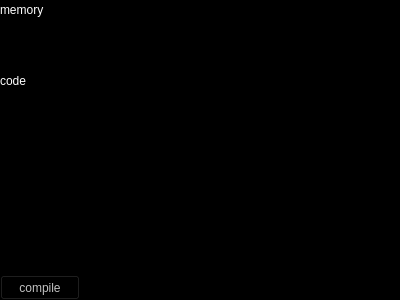
<?xml version="1.0" encoding="UTF-8"?>
<ui version="4.0">
 <class>CellComputerEditWidget</class>
 <widget class="QWidget" name="cellComputerEditWidget">
  <property name="geometry">
   <rect>
    <x>0</x>
    <y>0</y>
    <width>400</width>
    <height>300</height>
   </rect>
  </property>
  <property name="palette">
   <palette>
    <active>
     <colorrole role="Base">
      <brush brushstyle="SolidPattern">
       <color alpha="255">
        <red>255</red>
        <green>255</green>
        <blue>255</blue>
       </color>
      </brush>
     </colorrole>
     <colorrole role="Window">
      <brush brushstyle="SolidPattern">
       <color alpha="255">
        <red>0</red>
        <green>0</green>
        <blue>0</blue>
       </color>
      </brush>
     </colorrole>
    </active>
    <inactive>
     <colorrole role="Base">
      <brush brushstyle="SolidPattern">
       <color alpha="255">
        <red>255</red>
        <green>255</green>
        <blue>255</blue>
       </color>
      </brush>
     </colorrole>
     <colorrole role="Window">
      <brush brushstyle="SolidPattern">
       <color alpha="255">
        <red>0</red>
        <green>0</green>
        <blue>0</blue>
       </color>
      </brush>
     </colorrole>
    </inactive>
    <disabled>
     <colorrole role="Base">
      <brush brushstyle="SolidPattern">
       <color alpha="255">
        <red>0</red>
        <green>0</green>
        <blue>0</blue>
       </color>
      </brush>
     </colorrole>
     <colorrole role="Window">
      <brush brushstyle="SolidPattern">
       <color alpha="255">
        <red>0</red>
        <green>0</green>
        <blue>0</blue>
       </color>
      </brush>
     </colorrole>
    </disabled>
   </palette>
  </property>
  <property name="windowTitle">
   <string>Form</string>
  </property>
  <layout class="QGridLayout" name="gridLayout">
   <property name="leftMargin">
    <number>0</number>
   </property>
   <property name="topMargin">
    <number>0</number>
   </property>
   <property name="rightMargin">
    <number>0</number>
   </property>
   <property name="bottomMargin">
    <number>0</number>
   </property>
   <property name="spacing">
    <number>0</number>
   </property>
   <item row="0" column="0" colspan="3">
    <widget class="QLabel" name="memoryLabel">
     <property name="enabled">
      <bool>true</bool>
     </property>
     <property name="minimumSize">
      <size>
       <width>0</width>
       <height>20</height>
      </size>
     </property>
     <property name="maximumSize">
      <size>
       <width>16777215</width>
       <height>20</height>
      </size>
     </property>
     <property name="palette">
      <palette>
       <active>
        <colorrole role="WindowText">
         <brush brushstyle="SolidPattern">
          <color alpha="255">
           <red>255</red>
           <green>255</green>
           <blue>255</blue>
          </color>
         </brush>
        </colorrole>
        <colorrole role="Base">
         <brush brushstyle="SolidPattern">
          <color alpha="255">
           <red>255</red>
           <green>255</green>
           <blue>255</blue>
          </color>
         </brush>
        </colorrole>
        <colorrole role="Window">
         <brush brushstyle="SolidPattern">
          <color alpha="255">
           <red>0</red>
           <green>0</green>
           <blue>0</blue>
          </color>
         </brush>
        </colorrole>
       </active>
       <inactive>
        <colorrole role="WindowText">
         <brush brushstyle="SolidPattern">
          <color alpha="255">
           <red>255</red>
           <green>255</green>
           <blue>255</blue>
          </color>
         </brush>
        </colorrole>
        <colorrole role="Base">
         <brush brushstyle="SolidPattern">
          <color alpha="255">
           <red>255</red>
           <green>255</green>
           <blue>255</blue>
          </color>
         </brush>
        </colorrole>
        <colorrole role="Window">
         <brush brushstyle="SolidPattern">
          <color alpha="255">
           <red>0</red>
           <green>0</green>
           <blue>0</blue>
          </color>
         </brush>
        </colorrole>
       </inactive>
       <disabled>
        <colorrole role="WindowText">
         <brush brushstyle="SolidPattern">
          <color alpha="255">
           <red>103</red>
           <green>102</green>
           <blue>100</blue>
          </color>
         </brush>
        </colorrole>
        <colorrole role="Base">
         <brush brushstyle="SolidPattern">
          <color alpha="255">
           <red>0</red>
           <green>0</green>
           <blue>0</blue>
          </color>
         </brush>
        </colorrole>
        <colorrole role="Window">
         <brush brushstyle="SolidPattern">
          <color alpha="255">
           <red>152</red>
           <green>152</green>
           <blue>152</blue>
          </color>
         </brush>
        </colorrole>
       </disabled>
      </palette>
     </property>
     <property name="autoFillBackground">
      <bool>true</bool>
     </property>
     <property name="frameShape">
      <enum>QFrame::NoFrame</enum>
     </property>
     <property name="frameShadow">
      <enum>QFrame::Plain</enum>
     </property>
     <property name="lineWidth">
      <number>4</number>
     </property>
     <property name="midLineWidth">
      <number>0</number>
     </property>
     <property name="text">
      <string>memory</string>
     </property>
     <property name="margin">
      <number>4</number>
     </property>
    </widget>
   </item>
   <item row="1" column="0" colspan="3">
    <widget class="HexEditWidget" name="memoryEditor">
     <property name="enabled">
      <bool>true</bool>
     </property>
     <property name="minimumSize">
      <size>
       <width>0</width>
       <height>51</height>
      </size>
     </property>
     <property name="maximumSize">
      <size>
       <width>16777215</width>
       <height>51</height>
      </size>
     </property>
     <property name="palette">
      <palette>
       <active>
        <colorrole role="WindowText">
         <brush brushstyle="SolidPattern">
          <color alpha="255">
           <red>20</red>
           <green>19</green>
           <blue>18</blue>
          </color>
         </brush>
        </colorrole>
        <colorrole role="Button">
         <brush brushstyle="SolidPattern">
          <color alpha="255">
           <red>97</red>
           <green>97</green>
           <blue>97</blue>
          </color>
         </brush>
        </colorrole>
        <colorrole role="Text">
         <brush brushstyle="SolidPattern">
          <color alpha="255">
           <red>255</red>
           <green>96</green>
           <blue>96</blue>
          </color>
         </brush>
        </colorrole>
        <colorrole role="Base">
         <brush brushstyle="SolidPattern">
          <color alpha="255">
           <red>0</red>
           <green>0</green>
           <blue>0</blue>
          </color>
         </brush>
        </colorrole>
        <colorrole role="Window">
         <brush brushstyle="SolidPattern">
          <color alpha="255">
           <red>152</red>
           <green>152</green>
           <blue>152</blue>
          </color>
         </brush>
        </colorrole>
       </active>
       <inactive>
        <colorrole role="WindowText">
         <brush brushstyle="SolidPattern">
          <color alpha="255">
           <red>20</red>
           <green>19</green>
           <blue>18</blue>
          </color>
         </brush>
        </colorrole>
        <colorrole role="Button">
         <brush brushstyle="SolidPattern">
          <color alpha="255">
           <red>97</red>
           <green>97</green>
           <blue>97</blue>
          </color>
         </brush>
        </colorrole>
        <colorrole role="Text">
         <brush brushstyle="SolidPattern">
          <color alpha="255">
           <red>255</red>
           <green>96</green>
           <blue>96</blue>
          </color>
         </brush>
        </colorrole>
        <colorrole role="Base">
         <brush brushstyle="SolidPattern">
          <color alpha="255">
           <red>0</red>
           <green>0</green>
           <blue>0</blue>
          </color>
         </brush>
        </colorrole>
        <colorrole role="Window">
         <brush brushstyle="SolidPattern">
          <color alpha="255">
           <red>152</red>
           <green>152</green>
           <blue>152</blue>
          </color>
         </brush>
        </colorrole>
       </inactive>
       <disabled>
        <colorrole role="WindowText">
         <brush brushstyle="SolidPattern">
          <color alpha="255">
           <red>103</red>
           <green>102</green>
           <blue>100</blue>
          </color>
         </brush>
        </colorrole>
        <colorrole role="Button">
         <brush brushstyle="SolidPattern">
          <color alpha="255">
           <red>97</red>
           <green>97</green>
           <blue>97</blue>
          </color>
         </brush>
        </colorrole>
        <colorrole role="Text">
         <brush brushstyle="SolidPattern">
          <color alpha="255">
           <red>120</red>
           <green>120</green>
           <blue>120</blue>
          </color>
         </brush>
        </colorrole>
        <colorrole role="Base">
         <brush brushstyle="SolidPattern">
          <color alpha="255">
           <red>152</red>
           <green>152</green>
           <blue>152</blue>
          </color>
         </brush>
        </colorrole>
        <colorrole role="Window">
         <brush brushstyle="SolidPattern">
          <color alpha="255">
           <red>152</red>
           <green>152</green>
           <blue>152</blue>
          </color>
         </brush>
        </colorrole>
       </disabled>
      </palette>
     </property>
     <property name="frameShape">
      <enum>QFrame::NoFrame</enum>
     </property>
     <property name="lineWidth">
      <number>0</number>
     </property>
     <property name="overwriteMode">
      <bool>true</bool>
     </property>
     <property name="cursorWidth">
      <number>6</number>
     </property>
    </widget>
   </item>
   <item row="2" column="0" colspan="3">
    <widget class="QLabel" name="codeLabel">
     <property name="enabled">
      <bool>true</bool>
     </property>
     <property name="minimumSize">
      <size>
       <width>0</width>
       <height>20</height>
      </size>
     </property>
     <property name="maximumSize">
      <size>
       <width>16777215</width>
       <height>20</height>
      </size>
     </property>
     <property name="palette">
      <palette>
       <active>
        <colorrole role="WindowText">
         <brush brushstyle="SolidPattern">
          <color alpha="255">
           <red>255</red>
           <green>255</green>
           <blue>255</blue>
          </color>
         </brush>
        </colorrole>
        <colorrole role="Base">
         <brush brushstyle="SolidPattern">
          <color alpha="255">
           <red>255</red>
           <green>255</green>
           <blue>255</blue>
          </color>
         </brush>
        </colorrole>
        <colorrole role="Window">
         <brush brushstyle="SolidPattern">
          <color alpha="255">
           <red>0</red>
           <green>0</green>
           <blue>0</blue>
          </color>
         </brush>
        </colorrole>
       </active>
       <inactive>
        <colorrole role="WindowText">
         <brush brushstyle="SolidPattern">
          <color alpha="255">
           <red>255</red>
           <green>255</green>
           <blue>255</blue>
          </color>
         </brush>
        </colorrole>
        <colorrole role="Base">
         <brush brushstyle="SolidPattern">
          <color alpha="255">
           <red>255</red>
           <green>255</green>
           <blue>255</blue>
          </color>
         </brush>
        </colorrole>
        <colorrole role="Window">
         <brush brushstyle="SolidPattern">
          <color alpha="255">
           <red>0</red>
           <green>0</green>
           <blue>0</blue>
          </color>
         </brush>
        </colorrole>
       </inactive>
       <disabled>
        <colorrole role="WindowText">
         <brush brushstyle="SolidPattern">
          <color alpha="255">
           <red>103</red>
           <green>102</green>
           <blue>100</blue>
          </color>
         </brush>
        </colorrole>
        <colorrole role="Base">
         <brush brushstyle="SolidPattern">
          <color alpha="255">
           <red>0</red>
           <green>0</green>
           <blue>0</blue>
          </color>
         </brush>
        </colorrole>
        <colorrole role="Window">
         <brush brushstyle="SolidPattern">
          <color alpha="255">
           <red>152</red>
           <green>152</green>
           <blue>152</blue>
          </color>
         </brush>
        </colorrole>
       </disabled>
      </palette>
     </property>
     <property name="autoFillBackground">
      <bool>true</bool>
     </property>
     <property name="frameShape">
      <enum>QFrame::NoFrame</enum>
     </property>
     <property name="frameShadow">
      <enum>QFrame::Plain</enum>
     </property>
     <property name="lineWidth">
      <number>4</number>
     </property>
     <property name="midLineWidth">
      <number>0</number>
     </property>
     <property name="text">
      <string>code</string>
     </property>
     <property name="margin">
      <number>4</number>
     </property>
    </widget>
   </item>
   <item row="3" column="0" colspan="3">
    <widget class="CodeEditWidget" name="codeEditWidget">
     <property name="enabled">
      <bool>true</bool>
     </property>
     <property name="minimumSize">
      <size>
       <width>0</width>
       <height>0</height>
      </size>
     </property>
     <property name="maximumSize">
      <size>
       <width>16777215</width>
       <height>16777215</height>
      </size>
     </property>
     <property name="palette">
      <palette>
       <active>
        <colorrole role="WindowText">
         <brush brushstyle="SolidPattern">
          <color alpha="255">
           <red>20</red>
           <green>19</green>
           <blue>18</blue>
          </color>
         </brush>
        </colorrole>
        <colorrole role="Button">
         <brush brushstyle="SolidPattern">
          <color alpha="255">
           <red>97</red>
           <green>97</green>
           <blue>97</blue>
          </color>
         </brush>
        </colorrole>
        <colorrole role="Base">
         <brush brushstyle="SolidPattern">
          <color alpha="255">
           <red>0</red>
           <green>0</green>
           <blue>0</blue>
          </color>
         </brush>
        </colorrole>
       </active>
       <inactive>
        <colorrole role="WindowText">
         <brush brushstyle="SolidPattern">
          <color alpha="255">
           <red>20</red>
           <green>19</green>
           <blue>18</blue>
          </color>
         </brush>
        </colorrole>
        <colorrole role="Button">
         <brush brushstyle="SolidPattern">
          <color alpha="255">
           <red>97</red>
           <green>97</green>
           <blue>97</blue>
          </color>
         </brush>
        </colorrole>
        <colorrole role="Base">
         <brush brushstyle="SolidPattern">
          <color alpha="255">
           <red>0</red>
           <green>0</green>
           <blue>0</blue>
          </color>
         </brush>
        </colorrole>
       </inactive>
       <disabled>
        <colorrole role="WindowText">
         <brush brushstyle="SolidPattern">
          <color alpha="255">
           <red>103</red>
           <green>102</green>
           <blue>100</blue>
          </color>
         </brush>
        </colorrole>
        <colorrole role="Button">
         <brush brushstyle="SolidPattern">
          <color alpha="255">
           <red>97</red>
           <green>97</green>
           <blue>97</blue>
          </color>
         </brush>
        </colorrole>
        <colorrole role="Base">
         <brush brushstyle="SolidPattern">
          <color alpha="255">
           <red>152</red>
           <green>152</green>
           <blue>152</blue>
          </color>
         </brush>
        </colorrole>
       </disabled>
      </palette>
     </property>
     <property name="frameShape">
      <enum>QFrame::NoFrame</enum>
     </property>
     <property name="lineWidth">
      <number>0</number>
     </property>
     <property name="cursorWidth">
      <number>6</number>
     </property>
    </widget>
   </item>
   <item row="4" column="0">
    <widget class="QToolButton" name="compileButton">
     <property name="enabled">
      <bool>true</bool>
     </property>
     <property name="minimumSize">
      <size>
       <width>80</width>
       <height>25</height>
      </size>
     </property>
     <property name="maximumSize">
      <size>
       <width>80</width>
       <height>25</height>
      </size>
     </property>
     <property name="palette">
      <palette>
       <active>
        <colorrole role="Button">
         <brush brushstyle="SolidPattern">
          <color alpha="255">
           <red>0</red>
           <green>0</green>
           <blue>0</blue>
          </color>
         </brush>
        </colorrole>
        <colorrole role="ButtonText">
         <brush brushstyle="SolidPattern">
          <color alpha="255">
           <red>194</red>
           <green>194</green>
           <blue>194</blue>
          </color>
         </brush>
        </colorrole>
       </active>
       <inactive>
        <colorrole role="Button">
         <brush brushstyle="SolidPattern">
          <color alpha="255">
           <red>0</red>
           <green>0</green>
           <blue>0</blue>
          </color>
         </brush>
        </colorrole>
        <colorrole role="ButtonText">
         <brush brushstyle="SolidPattern">
          <color alpha="255">
           <red>194</red>
           <green>194</green>
           <blue>194</blue>
          </color>
         </brush>
        </colorrole>
       </inactive>
       <disabled>
        <colorrole role="Button">
         <brush brushstyle="SolidPattern">
          <color alpha="255">
           <red>0</red>
           <green>0</green>
           <blue>0</blue>
          </color>
         </brush>
        </colorrole>
        <colorrole role="ButtonText">
         <brush brushstyle="SolidPattern">
          <color alpha="255">
           <red>103</red>
           <green>102</green>
           <blue>100</blue>
          </color>
         </brush>
        </colorrole>
       </disabled>
      </palette>
     </property>
     <property name="text">
      <string>compile</string>
     </property>
    </widget>
   </item>
   <item row="4" column="1" colspan="2">
    <widget class="QLabel" name="compilationStateLabel">
     <property name="minimumSize">
      <size>
       <width>0</width>
       <height>25</height>
      </size>
     </property>
     <property name="maximumSize">
      <size>
       <width>16777215</width>
       <height>25</height>
      </size>
     </property>
     <property name="font">
      <font>
       <family>Courier New</family>
       <pointsize>10</pointsize>
       <weight>75</weight>
       <bold>true</bold>
      </font>
     </property>
     <property name="autoFillBackground">
      <bool>true</bool>
     </property>
     <property name="text">
      <string/>
     </property>
    </widget>
   </item>
  </layout>
 </widget>
 <customwidgets>
  <customwidget>
   <class>HexEditWidget</class>
   <extends>QTextEdit</extends>
   <header>Gui/DataEditor/HexEditWidget.h</header>
  </customwidget>
  <customwidget>
   <class>CodeEditWidget</class>
   <extends>QTextEdit</extends>
   <header>Gui/DataEditor/CodeEditWidget.h</header>
  </customwidget>
 </customwidgets>
 <resources/>
 <connections/>
</ui>
